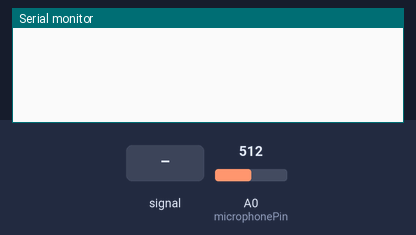
Bench run of a sketch on a simulated Arduino Uno, built with avr-gcc and run on an emulated ATmega328P. Parts: the last lines printed to the serial monitor. The test bench sets the inputs (shaded band); at power-on: A0 (microphonePin) = 512.

Above: at 1.2 s.
1.3 s: A0 (microphonePin) fed a 200 Hz sine of ±81 counts around its level
4.3 s: A0 (microphonePin) set to 716
At 4.3 s:
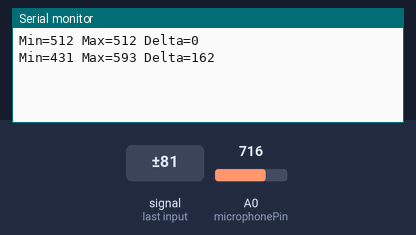
5.8 s: A0 (microphonePin) fed a 200 Hz sine of ±81 counts around its level
7.3 s: A0 (microphonePin) set to 900
At 8.3 s:
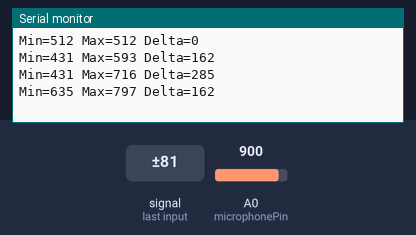
Timing chart, 0 to 9.8 s (numbered marks = the images above; inputs shaded):
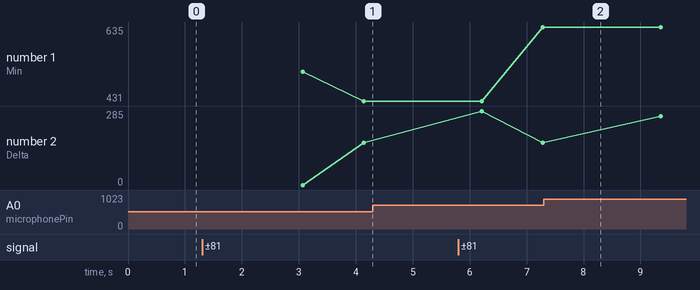

The sketch:

electetmicrophone.ino
```cpp
const int microphonePin = A0;
int red   = 11;
int green   = 10;
int blue = 6;

void setup() {
  Serial.begin(9600);
}

void loop() {
 int mn = 1024;
 int mx = 0;

 for (int i = 0; i < 10000; ++i) {
  int val= analogRead(microphonePin);

  mn= min(mn, val);
  mx= max(mx, val);
 }
 int delta= mx-mn;
 if (delta<20){
  digitalWrite(red, HIGH);
  delay(2000);
 }
 if (delta>200){
  digitalWrite(blue, HIGH);
  digitalWrite(red, HIGH);
  delay(1000);

 }

 else{
  digitalWrite(red, HIGH);
 }
 if (delta>500){
  digitalWrite(green, HIGH);
  digitalWrite(red, HIGH);
 delay(1000);
 }
 Serial.print("Min=");
 Serial.print(mn);
 Serial.print(" Max=");
 Serial.print(mx);
 Serial.print(" Delta=");
 Serial.println(delta);
}
```

Measured:
- plotted number 1: 431 → 635 after the input at 5.8 s
- plotted number 2: 162 → 265 after the input at 7.3 s
